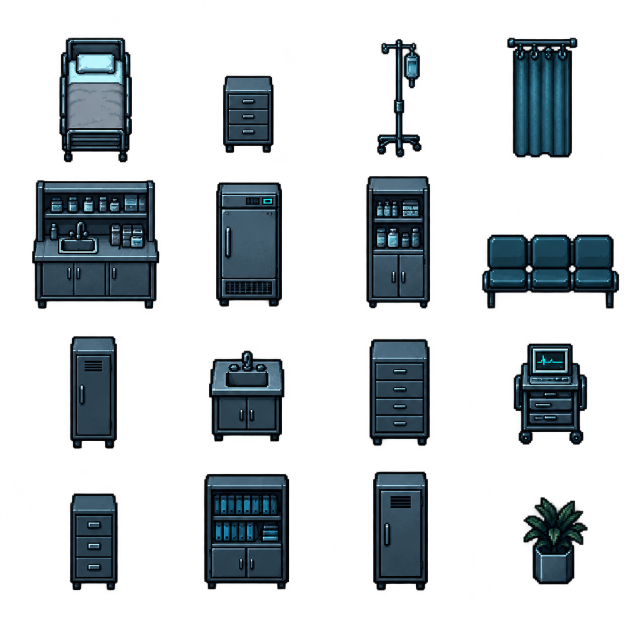
#> input picture game/art_metadata/hospital_layout_v18/furniture_atlas_generated.png, 1273 x 1236 px (shown at 1/2 size)
$ python import_hospital_layout_v18.py
#> lines starting #> are read from the running program, lines starting #| are printed output that depends on the picture; after the words box and inside, x2 and y2 are one past the last pixel; in counts of white or black regions, pixels touching at a corner belong together
"""Assemble generated hospital furniture on the existing native floor plan.

This performs image conversion/compositing, not substitute illustration: all
visible prop pixels are from the built-in image_gen atlas and all new floor
pixels are sampled from the built-in image_gen first-floor painting. Existing
walls, doors, stairs, corridors and side-view backgrounds remain registered.
"""
from __future__ import annotations

import hashlib
import json
from pathlib import Path

from PIL import Image


ROOT = Path(__file__).resolve().parents[2]
META = ROOT / "game/art_metadata/hospital_layout_v18"
ASSET = ROOT / "game/assets/underground_hospital"
PROP_OUT = META / "native_props"
GRID = ([0, 345, 655, 945, 1273], [0, 340, 640, 930, 1236])
PROPS = [
    ("bed", (32, 57)), ("bedside", (14, 27)), ("iv", (11, 43)), ("curtain", (16, 47)),
    ("pharmacy", (58, 62)), ("fridge", (27, 58)), ("supplies", (27, 61)), ("bench", (53, 24)),
    ("locker", (16, 36)), ("sink", (27, 30)), ("drawer", (19, 45)), ("monitor_cart", (24, 32)),
    ("small_files", (16, 31)), ("archive", (31, 42)), ("office_locker", (20, 43)), ("plant", (14, 23)),
]
PLACEMENTS = {
    1: [
        ("curtain", (145, 94)), ("bed", (182, 92)), ("bed", (252, 92)), ("bed", (319, 92)),
        ("bedside", (234, 94)), ("bedside", (302, 94)), ("iv", (222, 105)), ("iv", (291, 105)),
        ("pharmacy", (415, 94)), ("fridge", (485, 94)), ("fridge", (553, 94)), ("supplies", (580, 94)),
    ],
    2: [
        ("plant", (24, 43)), ("bench", (43, 43)), ("locker", (175, 43)),
        ("curtain", (203, 43)), ("sink", (222, 43)), ("drawer", (252, 43)),
        ("monitor_cart", (357, 43)), ("small_files", (428, 43)),
        ("archive", (451, 43)), ("office_locker", (600, 88)),
    ],
}
FLOORS = {1: [(140, 94, 252, 96), (404, 94, 216, 96)],
          2: [(20, 43, 171, 92), (203, 43, 207, 92), (422, 43, 198, 92)]}


def digest(path: Path) -> str:
    return hashlib.sha256(path.read_bytes()).hexdigest()


def rect_box(rect: list[int] | tuple[int, ...]) -> tuple[int, int, int, int]:
    x, y, w, h = rect
    return x, y, x + w, y + h


def palette_reduce(image: Image.Image, colors: int) -> Image.Image:
    alpha = image.getchannel("A").point(lambda v: 255 if v >= 128 else 0)
    image = image.convert("RGB").quantize(colors=colors, method=Image.Quantize.MEDIANCUT,
                                         dither=Image.Dither.NONE).convert("RGBA")
    image.putalpha(alpha)
    return image


def load_props() -> tuple[dict, list]:
    atlas = Image.open(META / "furniture_atlas_generated.png").convert("RGBA")
#> atlas is the input picture: PIL image 1273x1236 RGBA; mean R, G, B, A 10.5, 16.6, 20.1, 67.2
    result, records = {}, []
    PROP_OUT.mkdir(exist_ok=True)
    for index, (name, size) in enumerate(PROPS):
        row, col = divmod(index, 4)
        region = (GRID[0][col], GRID[1][row], GRID[0][col + 1], GRID[1][row + 1])
        cell = atlas.crop(region)
        bounds = cell.getchannel("A").point(lambda v: 255 if v >= 128 else 0).getbbox()
        sprite = palette_reduce(cell.crop(bounds).resize(size, Image.Resampling.NEAREST), 48)
        sprite.save(PROP_OUT / f"{name}.png")
        result[name] = sprite
        records.append({"name": name, "source_region": region, "source_alpha_bbox": bounds,
                        "native_size": size, "native_sha256": digest(PROP_OUT / f"{name}.png")})
#> this loop made 16 passes
#> bounds on passes 1 to 12: (119, 76, 264, 325), (101, 152, 202, 306), (100, 78, 188, 315), (70, 76, 209, 315), (64, 20, 319, 277), (87, 25, 219, 273), (78, 12, 205, 277), (19, 129, 293, 277), (140, 33, 234, 257), (73, 61, 224, 243), (84, 38, 204, 251), (82, 47, 229, 249)
#> pass 1, in load_props, `cell = atlas.crop(region)`:
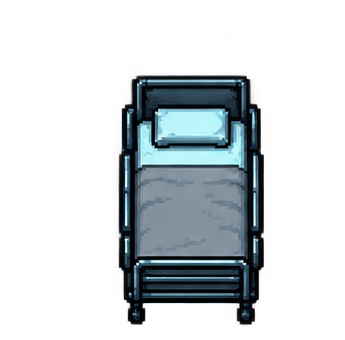
#> cell: PIL image 345x340 RGBA; mean R, G, B, A 21.9, 28, 31.2, 69.2; transparent parts drawn white
#> pass 1, in palette_reduce, `alpha = image.getchannel("A").point(lambda v: 255 if v >= 128 else 0)`:
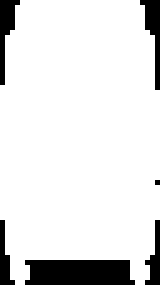
#> alpha: PIL image 32x57 L (shown 5 times larger); 88.6% white; 6 black regions (1 under 20 px), largest, box (x1, y1, x2, y2) and area: (5, 52, 27, 57) 103, (28, 0, 32, 18) 32, (0, 0, 4, 17) 31, (29, 44, 32, 57) 21, (0, 44, 3, 57) 20
#> pass 1, in load_props, `sprite = palette_reduce(cell.crop(bounds).resize(size, Image.Resamplin..`:
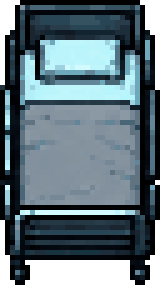
#> sprite: PIL image 32x57 RGBA (shown 5 times larger); mean R, G, B, A 68.4, 86.8, 95.7, 225.9; transparent parts drawn white
#> after the loop, records = 16 items; result = 16 items
    surfaces = Image.open(META / "work_surfaces_generated.png").convert("RGBA")
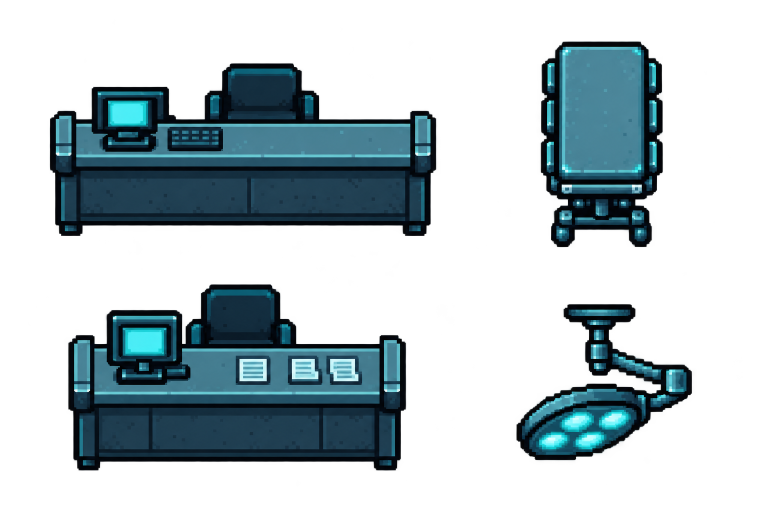
#> input picture game/art_metadata/hospital_layout_v18/work_surfaces_generated.png, 1536 x 1024 px (shown at 1/2 size)
#> surfaces is the input picture: PIL image 1536x1024 RGBA; mean R, G, B, A 14, 32.7, 39.6, 84.1
    for name, size, region in [
        ("reception_counter", (71, 40), (0, 0, 960, 530)),
        ("surgery_table", (34, 49), (960, 0, 1536, 530)),
        ("office_desk", (68, 49), (0, 530, 960, 1024)),
        ("surgery_lamp", (40, 27), (960, 530, 1536, 1024)),
    ]:
        cell = surfaces.crop(region)
        bounds = cell.getchannel("A").point(lambda v: 255 if v >= 128 else 0).getbbox()
        sprite = palette_reduce(cell.crop(bounds).resize(size, Image.Resampling.NEAREST), 48)
        sprite.save(PROP_OUT / f"{name}.png")
        result[name] = sprite
        records.append({"name": name, "source_sheet": "work_surfaces_generated.png",
                        "source_region": region, "source_alpha_bbox": bounds, "native_size": size,
                        "native_sha256": digest(PROP_OUT / f"{name}.png")})
#> this loop made 4 passes
#> bounds on passes 1 to 4: (100, 127, 872, 472), (122, 83, 365, 494), (137, 39, 812, 411), (73, 79, 424, 390)
#> pass 1, in load_props, `cell = surfaces.crop(region)`:
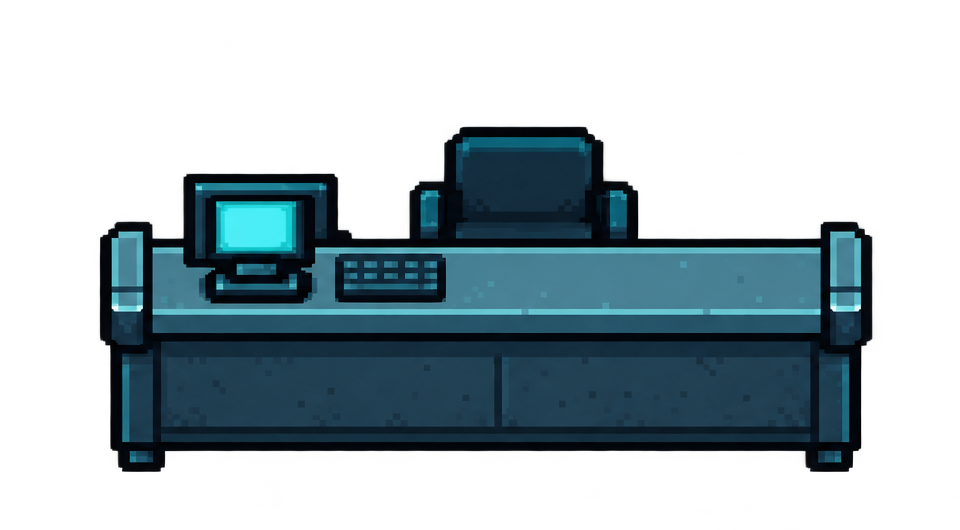
#> cell: PIL image 960x530 RGBA; mean R, G, B, A 14.3, 33.7, 41.8, 97.6; transparent parts drawn white
#> pass 1, in load_props, `sprite = palette_reduce(cell.crop(bounds).resize(size, Image.Resamplin..`:
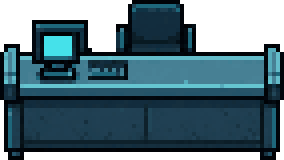
#> sprite: PIL image 71x40 RGBA (shown 4 times larger); mean R, G, B, A 26.3, 57.1, 69.8, 190; transparent parts drawn white
#> after the loop:
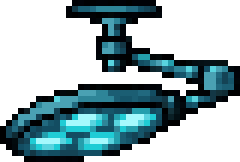
#> sprite: PIL image 40x27 RGBA (shown 6 times larger); mean R, G, B, A 17.1, 47.9, 55.3, 115.7; transparent parts drawn white
#> after the loop, records = 20 items; result = 20 items
    return result, records


# [66 lines left out: functions tile_floor, update_layout, not called in this run]


def main() -> None:
    props, records = load_props()
#> props = 20 items; records = 20 items
#> (the run stopped early here; a loop or call above may not have finished)
